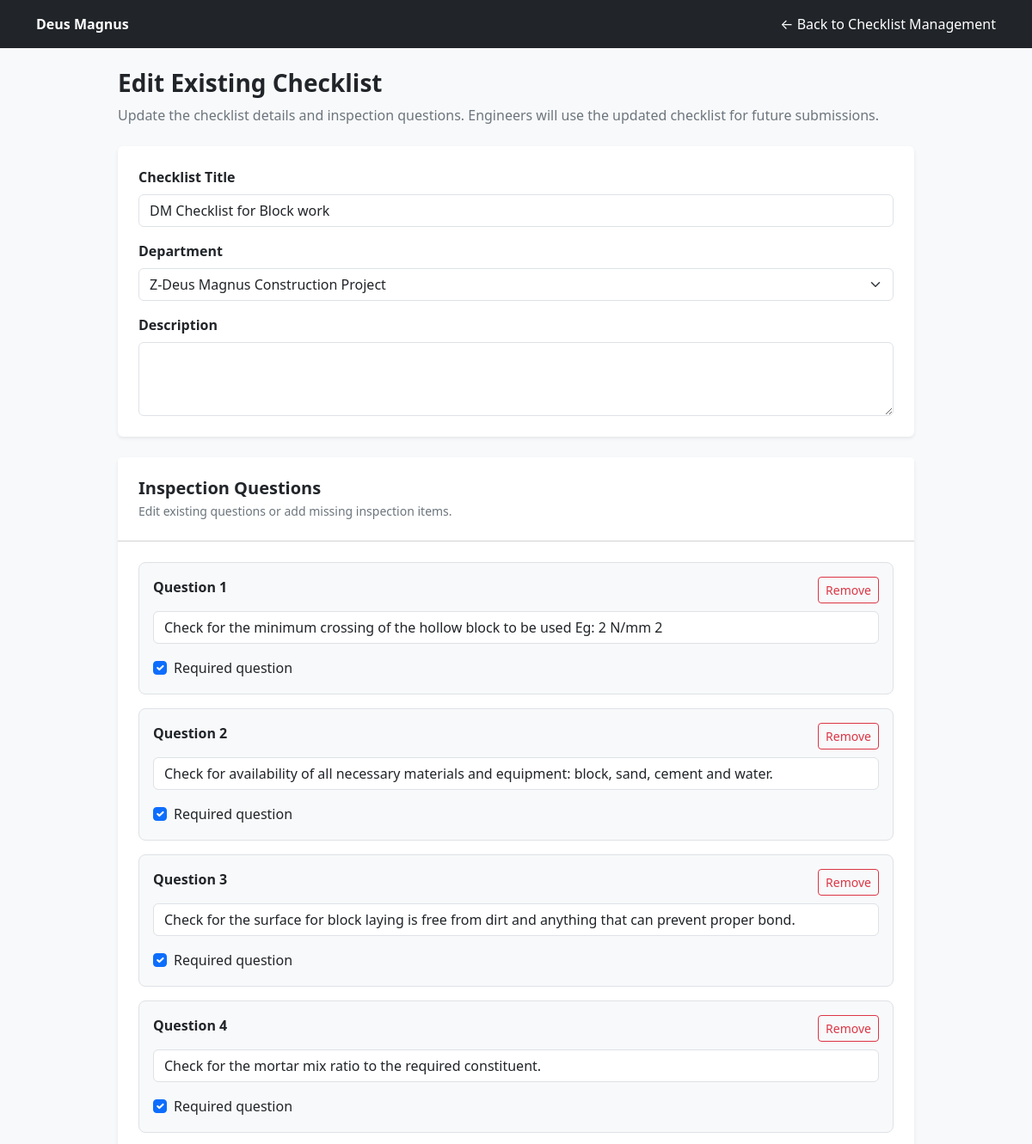
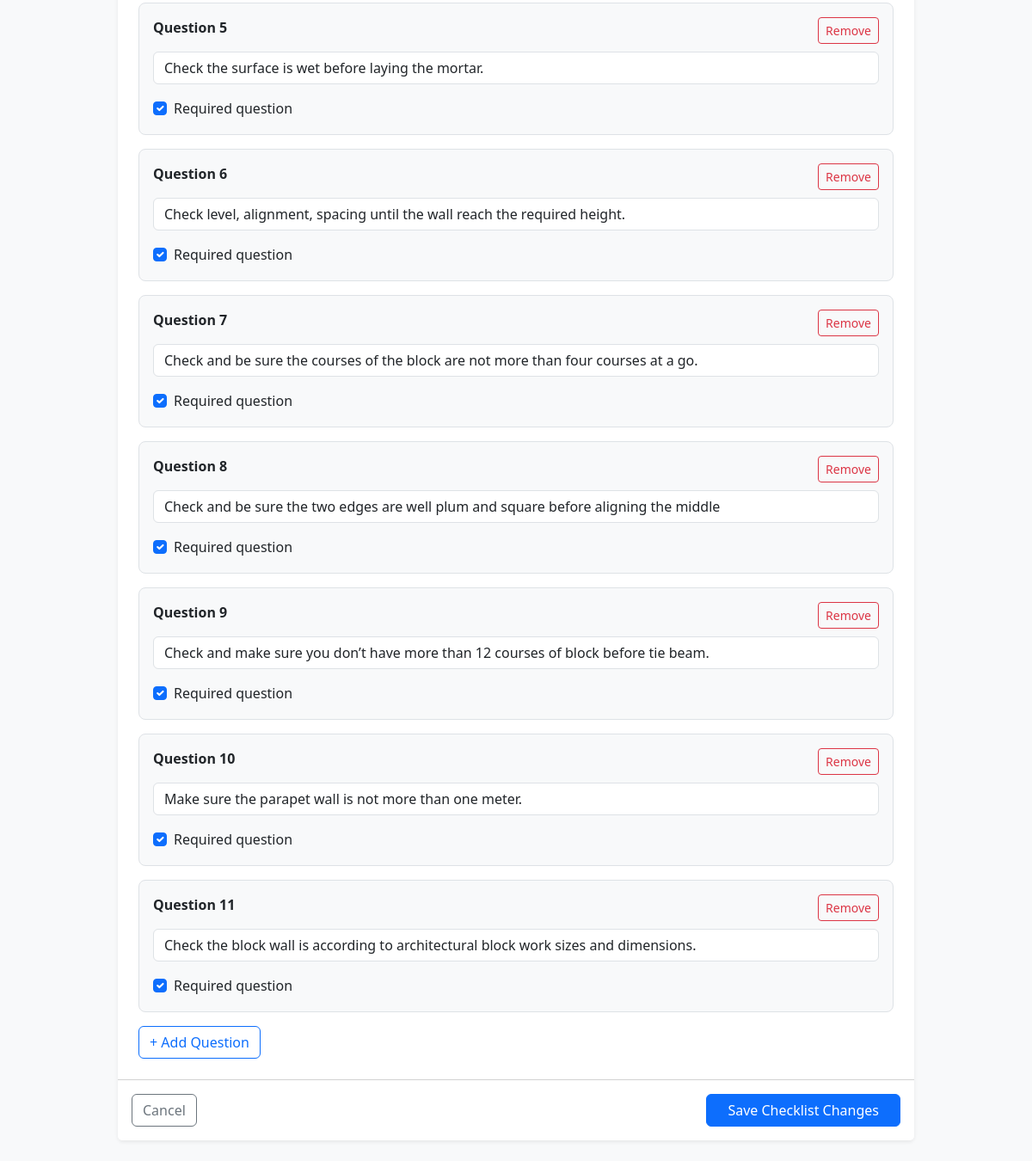
The page /site-checkbook/checklists/19/manage-edit/ (signed in) on the database its author committed (2 pictures, top to bottom).
### site_checkbook/models.py (models this page shows, shortened)
class Checklist(models.Model):
    department = models.ForeignKey(
        Department,
        on_delete=models.PROTECT,
        related_name="checklists",
    )
    title = models.CharField(max_length=200)
    description = models.TextField(blank=True)
    is_active = models.BooleanField(default=True)
    created_at = models.DateTimeField(auto_now_add=True)
    class Meta:
        ordering = ["department__name", "title"]

class Department(models.Model):
    name = models.CharField(max_length=150, unique=True)
    description = models.TextField(blank=True)
    is_active = models.BooleanField(default=True)
    created_at = models.DateTimeField(auto_now_add=True)
    class Meta:
        ordering = ["name"]

class ChecklistQuestion(models.Model):
    checklist = models.ForeignKey(
        Checklist,
        on_delete=models.CASCADE,
        related_name="questions",
    )
    question_text = models.CharField(max_length=500)
    is_required = models.BooleanField(default=True)
    order = models.PositiveIntegerField(default=1)
    class Meta:
        ordering = ["order", "id"]

### site_checkbook/views.py (the view, shortened to what this page needs)
@login_required
def edit_checklist(request, checklist_id):
    if not is_hr_reviewer(request.user):
        raise PermissionDenied
    checklist = get_object_or_404(
        Checklist.objects.select_related("department").prefetch_related("questions"),
        pk=checklist_id,
    )
    departments = Department.objects.all().order_by("name")
    questions = list(
        checklist.questions.all().order_by("order", "id")
    )
    question_rows = [
        {
            "id": question.pk,
            "text": question.question_text,
            "required": question.is_required,
        }
        for question in questions
    ]
    return render(
        request,
        "site_checkbook/edit_checklist.html",
        {
            "checklist": checklist,
            "departments": departments,
            "question_rows": question_rows,
        },
    )

### site_checkbook/views.py (called while the page is built)
def is_hr_reviewer(user):
    return (
        user.is_authenticated
        and (
            user.is_superuser
            or user.groups.filter(name__in=["HR", "Supervisors"]).exists()
        )
    )

### templates/site_checkbook/edit_checklist.html (shortened to what this page needs)
<!DOCTYPE html>
<html lang="en">
<head>
    <link href="https://cdn.jsdelivr.net/npm/bootstrap@5.3.3/dist/css/bootstrap.min.css"
          rel="stylesheet">
</head>
<body class="bg-light">
<header class="bg-dark text-white py-3">
    <div class="container d-flex justify-content-between align-items-center">
        <strong>Deus Magnus</strong>
        <a href="{% url 'site_checkbook:manage_checklists' %}"
           class="text-white text-decoration-none">
            &larr; Back to Checklist Management
        </a>
    </div>
</header>
<main class="container py-4" style="max-width: 950px;">
    <div class="mb-4">
        <h1 class="h3 fw-bold">Edit Existing Checklist</h1>
        <p class="text-secondary">
            Update the checklist details and inspection questions.
            Engineers will use the updated checklist for future submissions.
        </p>
    </div>
    <form method="post">
        <div class="card border-0 shadow-sm mb-4">
            <div class="card-body p-4">
                <div class="mb-3">
                    <label for="title" class="form-label fw-semibold">
                        Checklist Title
                    </label>
                    <input type="text" id="title" name="title"
                           class="form-control"
                           value="{{ checklist.title }}" required>
                </div>
                <div class="mb-3">
                    <label for="department" class="form-label fw-semibold">
                        Department
                    </label>
                    <select id="department" name="department"
                            class="form-select" required>
                        {% for department in departments %}
                            <option value="{{ department.pk }}"
                                {% if department.pk == checklist.department_id %}selected{% endif %}>
                                {{ department.name }}
                            </option>
                        {% endfor %}
                    </select>
                </div>
                <div>
                    <label for="description" class="form-label fw-semibold">
                        Description
                    </label>
                    <textarea id="description" name="description"
                              class="form-control" rows="3">{{ checklist.description }}</textarea>
                </div>
            </div>
        </div>
        <div class="card border-0 shadow-sm">
            <div class="card-header bg-white p-4">
                <h2 class="h5 fw-bold mb-1">Inspection Questions</h2>
                <p class="text-secondary small mb-0">
                    Edit existing questions or add missing inspection items.
                </p>
            </div>
            <div class="card-body p-4">
                <div id="questions">
                    {% for row in question_rows %}
                        <div class="question-row border rounded-3 p-3 mb-3 bg-light">
                            <div class="d-flex justify-content-between align-items-center mb-2">
                                <label class="form-label fw-semibold question-label">
                                </label>
                                <button type="button"
                                        class="btn btn-sm btn-outline-danger remove-question">
                                    Remove
                                </button>
                            </div>
                            <input type="text" name="question_text"
                                   class="form-control mb-3"
                                   value="{{ row.text }}"
                                   placeholder="Enter inspection question"
                                   required>
                            <div class="form-check">
                                <input type="checkbox"
                                       class="form-check-input required-checkbox"
                                       name="question_required"
                                       value="{{ forloop.counter0 }}"
                                       {% if row.required %}checked{% endif %}>
                                <label class="form-check-label">
                                    Required question
                                </label>
                            </div>
                        </div>
                    {% endfor %}
                </div>
                <button type="button" id="addQuestion"
                        class="btn btn-outline-primary">
                    + Add Question
                </button>
            </div>
            <div class="card-footer bg-white p-3 d-flex flex-wrap gap-2 justify-content-between">
                <a href="{% url 'site_checkbook:manage_checklists' %}"
                   class="btn btn-outline-secondary">
                    Cancel
                </a>
                <button type="submit" class="btn btn-primary px-4">
                    Save Checklist Changes
                </button>
            </div>
        </div>
    </form>
</main>
</body>
</html>

### rows shown on the page
Checklist: title "DM Checklist for Block work", department "Z-Deus Magnus Construction Project"
ChecklistQuestion: question_text "Check for the minimum crossing of the hollow block to be used Eg: 2 N/mm 2"
ChecklistQuestion: question_text "Check for availability of all necessary materials and equipment: block, sand, cement and water."
ChecklistQuestion: question_text "Check for the surface for block laying is free from dirt and anything that can prevent proper bond."
ChecklistQuestion: question_text "Check for the mortar mix ratio to the required constituent."
ChecklistQuestion: question_text "Check the surface is wet before laying the mortar."
ChecklistQuestion: question_text "Check level, alignment, spacing until the wall reach the required height."
ChecklistQuestion: question_text "Check and be sure the courses of the block are not more than four courses at a go."
ChecklistQuestion: question_text "Check and be sure the two edges are well plum and square before aligning the middle"
ChecklistQuestion: question_text "Check and make sure you don’t have more than 12 courses of block before tie beam."
ChecklistQuestion: question_text "Make sure the parapet wall is not more than one meter."
ChecklistQuestion: question_text "Check the block wall is according to architectural block work sizes and dimensions."
